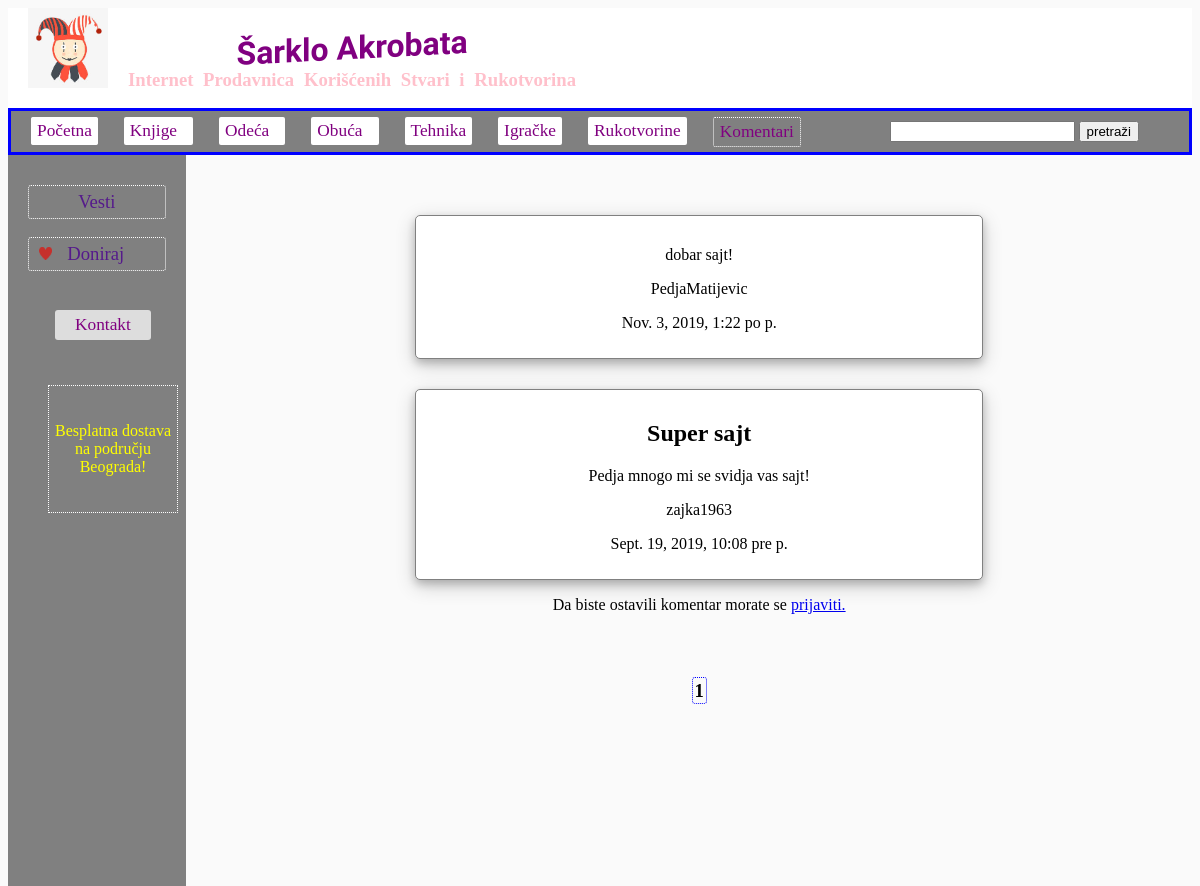
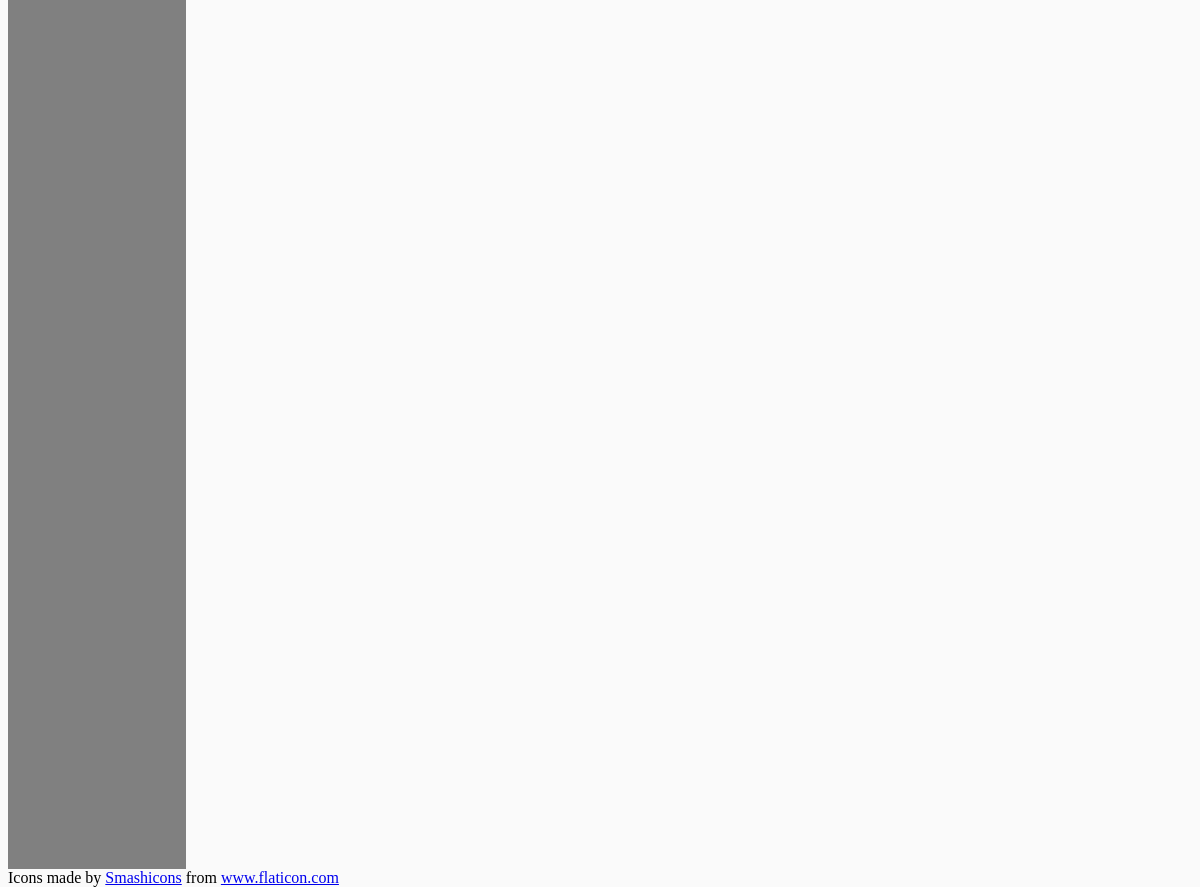
The page /komentari/ on the database its author committed (2 pictures, top to bottom).
### sarklo/models.py (models this page shows, shortened)
class Post(models.Model):
    title = models.CharField(max_length = 100)
    content = models.TextField()
    date_posted = models.DateTimeField(default = timezone.now)
    autor = models.ForeignKey(User, on_delete = models.CASCADE)

### sarklo/views.py (the view)
# urls.py: path('komentari/', views.komentari, name="shop-komentari"),
def komentari(request):
    current_page = 'komentar'
    queryset_list = Oglas.objects.all().order_by('-date')
    query = request.GET.get('q')
    if query:
        queryset_list = queryset_list.filter(naslov = query)
        if queryset_list:
             context = {'oglasi': queryset_list}
             return render(request, "sarklo/rezultati_pretrage.html", context)
        else:
            return HttpResponse('<h2>Nista nije pronadjeno.</h2>')
    else:
        if request.method == "POST":
            form = PostCreateForm(request.POST)
            if form.is_valid():
                obj = form.save(commit = False)
                obj.autor = request.user
                obj.save()
                messages.success(request, f"Hvala vam sto ste ostavili komentar! Komentar ce biti vidljiv cim ga nas moderator odobri.")
                queryset_list = Post.objects.all().order_by('-date_posted')
                context = {'posts': queryset_list, 'current_page': current_page}
                return render(request, "sarklo/komentari.html", context)
        else:
            query_list = Post.objects.all().order_by('-date_posted')
            current_page = 'komentar'
            print(current_page)
            paginator = Paginator(query_list, 6)
            page = request.GET.get('page')
            query_list = paginator.get_page(page)
            form = PostCreateForm()
            context = {'posts': query_list, 'current_page': current_page, 'form': form }
            return render(request, "sarklo/komentari.html", context)

### sarklo/forms.py
class PostCreateForm(forms.ModelForm):
    content = forms.CharField(widget=forms.Textarea)
    class Meta:
        model = Post
        fields = ['content']

### sarklo/templates/sarklo/komentari.html (shortened to what this page needs)
{% extends 'sarklo/layout.html' %}
{% load static %}
{% block content %}
<div style="position: relative; left: 40px; float: left; box-sizing: border-box; width: 80%; margin: auto auto; margin-top: 30px; text-align: center; background-color:#FAFAFA;">
{% for post in posts %}
    <div style="box-sizing: border-box; width: 60%;border: 1px solid grey; border-radius: 5px; margin: auto auto; margin-top: 30px; text-align: center; background-color: white; box-shadow: 0 4px 8px 0 rgba(0, 0, 0, 0.2), 0 6px 20px 0 rgba(0, 0, 0, 0.19); padding: 10px;">
        <h2>{{ post.title }}</h2>
        <p>{{ post.content }}</p>
        <p>{{ post.autor }}</p>
        <p>{{ post.date_posted }}</p>
    </div>
{% endfor %}
{% if user.is_authenticated %}
    <div class="koment">
        <form method="POST">
            {% csrf_token %}
            {{ form.as_p }}
            <div>
                <button type="submit">Novi komentar</button>
            </div>
        </form>
    </div>
{% else %}
    <p>Da biste ostavili komentar morate se <a href="{% url 'login' %}?next={{ request.path }}">prijaviti.</a></p>
{% endif %}
    <div class="pagination" style="text-align: center; width: 80%; padding: 50px; margin: auto auto;">
        {% for num in posts.paginator.page_range %}
            {% if posts.number == num %}
                <strong style="text-decoration: none; font-size: 14pt; border:1px dotted blue; border-radius: 3px; padding: 2px">{{ num }}</strong>
            {% elif num > posts.number|add:'-3' and posts.number|add:'3' > num %}
                {{ num }}
            {% endif %}
        {% endfor %}
    </div>
</div>
{% endblock %}

### sarklo/static/sarklo/style.css (style rules this page uses)
* { box-sizing:border-box }

### rows shown on the page
Post: content "dobar sajt!", autor "PedjaMatijevic", date_posted "Nov. 3, 2019, 1:22 po p."
Post: title "Super sajt", content "Pedja mnogo mi se svidja vas sajt!", autor "zajka1963", date_posted "Sept. 19, 2019, 10:08 pre p."

### other values the page prints
{{ num }} "1"
